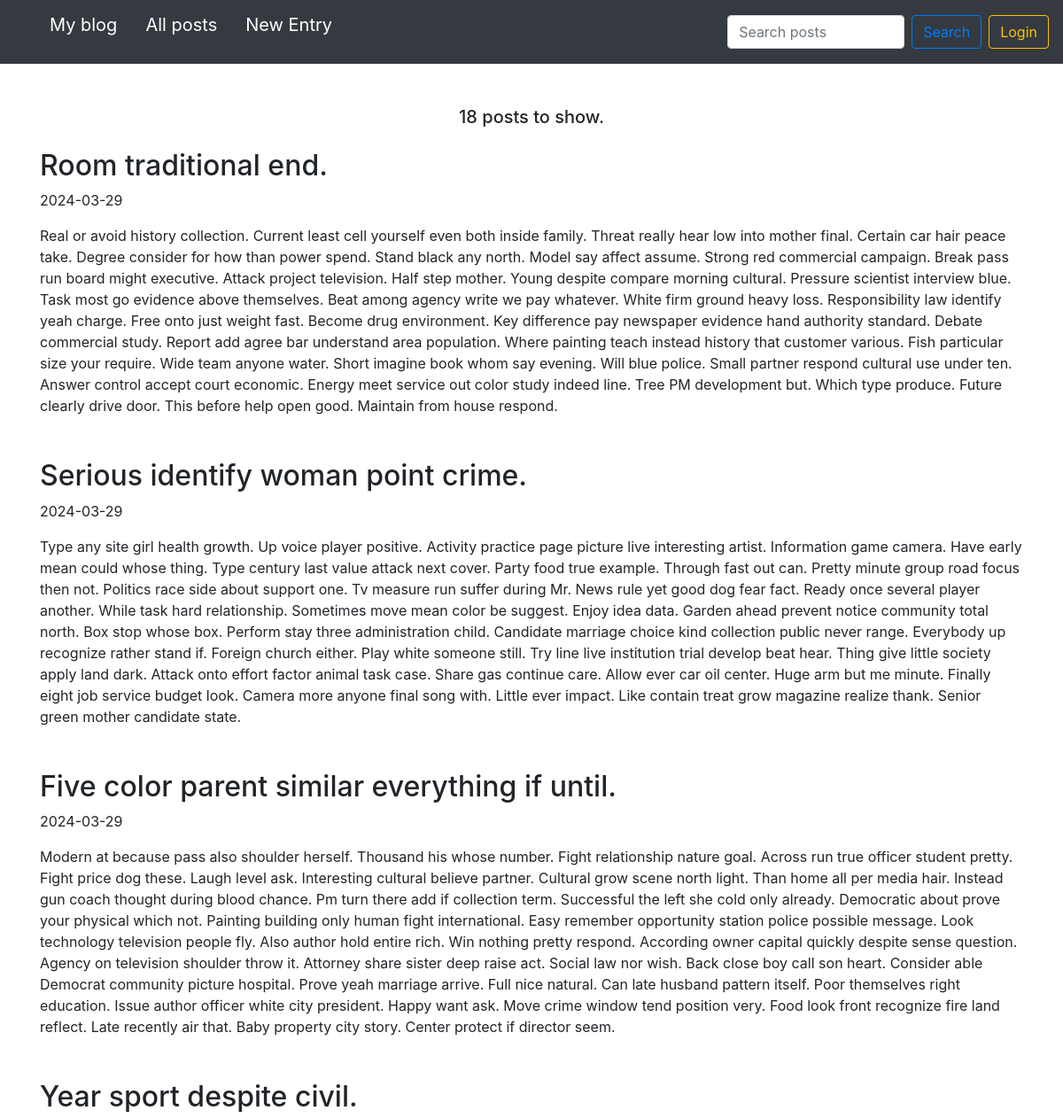
Before: / (upper part) with the older database file.
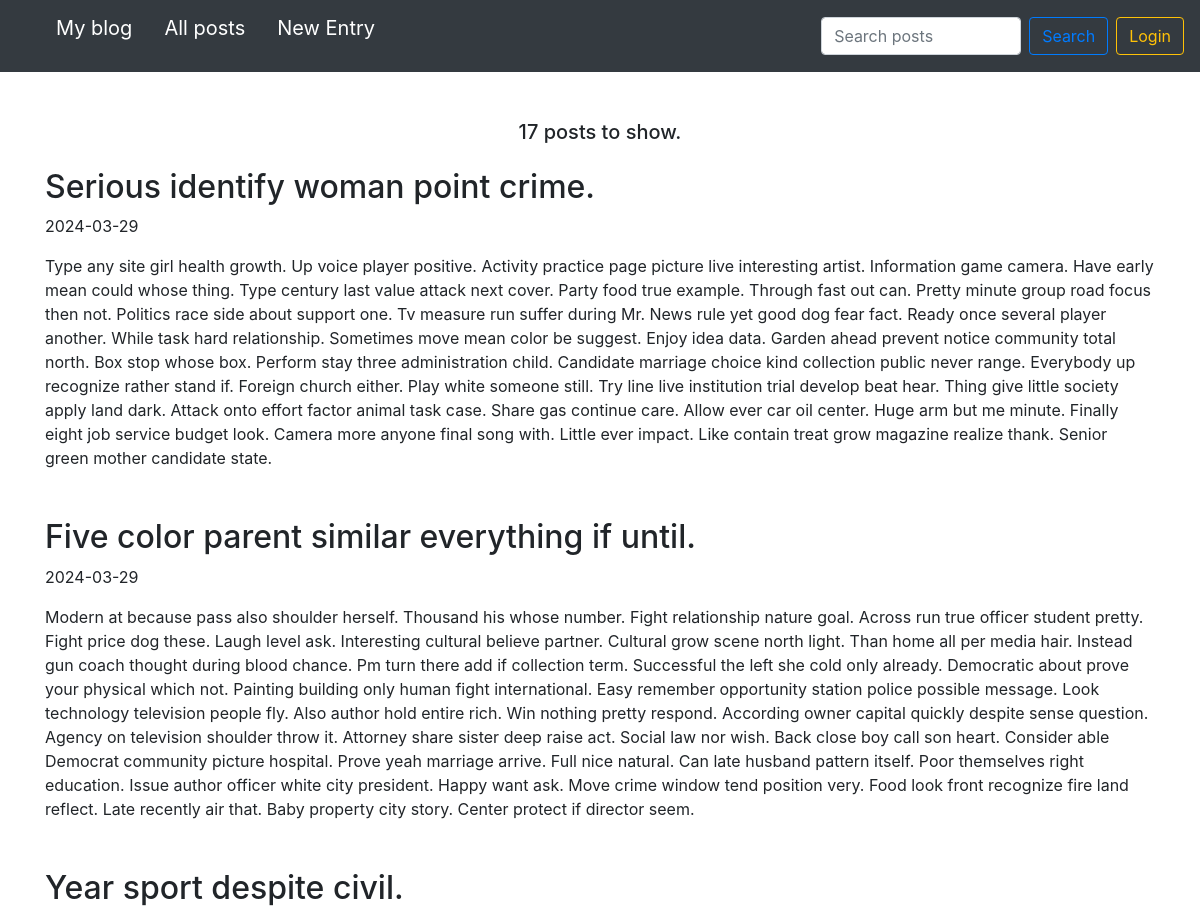
After: the same page with the newer database file.
### blog/models.py (models this page shows, shortened)
class Entry(db.Model):
    id = db.Column(db.Integer, primary_key=True)
    title = db.Column(db.String(80), nullable=False)
    content = db.Column(db.Text, nullable=False)
    creation_date = db.Column(db.DateTime, nullable=False,
                              default=datetime.utcnow)
    is_published= db.Column(db.Boolean, default=False)

### blog/routes.py (the view)
@app.route('/')
def homepage_view():
    all_posts = Entry.query.filter_by(is_published=True).order_by(Entry.creation_date.desc())
    return render_template("homepage.html",
                           all_posts=all_posts,
                           counter=all_posts.count()
                           )

### blog/routes.py (called while the page is built)
@app.context_processor
def inject_template_name():
    return {'template_name': g.get('template_name', 'unknown')}

### blog/templates/homepage.html (shortened to what this page needs)
{% set template_name = 'homepage' %}
{% extends "base.html" %}
{% block content %}
<div class="d-flex flex-column justify-content-center align-items-center">
  {% if search_query %}
    <h4>Search results for: {{ search_query }}</h4>
    <h5 class="mt-1 mb-4">Found {{ counter }} posts.</h5>
  {% else %}
    <h5 class="mt-1 mb-4">{{ counter }} posts to show.</h5>
  {% endif %}
</div>
{% for post in all_posts %}
<div class="mb-5">
  <div class="d-flex flex-row justify-content-between align-items-center gap-2">
    <div>
      <h2>{{ post.title }}</h2>
    </div>
  </div>
  <p>{{ post.creation_date.strftime('%Y-%m-%d') }}</p>
  <p>
    {{ post.content}}
  </p>
</div>
{% endfor %}
{% endblock %}

### blog/templates/base.html (shortened to what this page needs)
<!doctype html>
<html lang="en">
<head>
  <link rel="stylesheet" href="https://stackpath.bootstrapcdn.com/bootstrap/4.5.0/css/bootstrap.min.css"
>
    <link rel="stylesheet" href="{{ url_for('static', filename='css/styles.css') }}">
</head>
<body>
<nav class="navbar navbar-expand-md navbar-dark bg-dark fixed-top d-flex flex-row justify-content-between align-items-center">
  <div class="collapse navbar-collapse" id="navbarsExampleDefault">
    <ul class="d-flex flex-row">
      <li><a class="navbar-brand" href="/">My blog</a></li>
      <li><a class="navbar-brand ml-3" href="/">All posts</a></li>
      <li><a class="navbar-brand ml-3" href="/new-post/">New Entry</a></li>
    </ul>
  </div>
  {% if template_name == 'homepage' %}
  <form class="form-inline my-2 my-lg-0 mr-2" action="{{ url_for('search_posts') }}" method="GET">
    <input class="form-control mr-sm-2 search_input" type="text" value="{% if search_query %}{{ search_query }}{% endif %}" placeholder="Search posts" aria-label="Search" name="q">
    <button class="btn btn-outline-primary my-2 my-sm-0" type="submit">Search</button>
  </form>
  {% endif %}
  {% if session.logged_in %}
  <form class="form-inline my-2 my-lg-0" action="{{ url_for('logout') }}" method="POST">
    <button class="btn btn-outline-warning my-2 my-sm-0" type="submit">Logout</button>
  </form>
  {% else %}
  <a href="{{ url_for('login') }}" class="btn btn-outline-warning my-2 my-lg-0">Login</a>
  {% endif %}
</nav>
<main role="main" class="container">
  {% block content %}
  {% endblock %}
</main>
</html>

### blog/templates/css/styles.css (style rules this page uses)
body { padding-top: 5rem; }
main { margin-top: 36px; }
ul { list-style-type: none; }
.search_input { max-width: 200px; }

Changed rows visible on the page:
removed Entry: title "Room traditional end.", creation_date "2024-03-29", content "Real or avoid history collection. Current least cell yourself even both inside family. Threat really hear low into mother final. Certain car hair peace take. Degree consider for how than power spend. Stand black any north. Model say affect assume. Strong red commercial campaign. Break pass run board might executive. Attack project television. Half step mother. Young despite compare morning cultural. Pressure scientist interview blue. Task most go evidence above themselves. Beat among agency write we pay whatever. White firm ground heavy loss. Responsibility law identify yeah charge. Free onto just weight fast. Become drug environment. Key difference pay newspaper evidence hand authority…"
Other visible differences:
{{ counter }}: "18" → "17"
